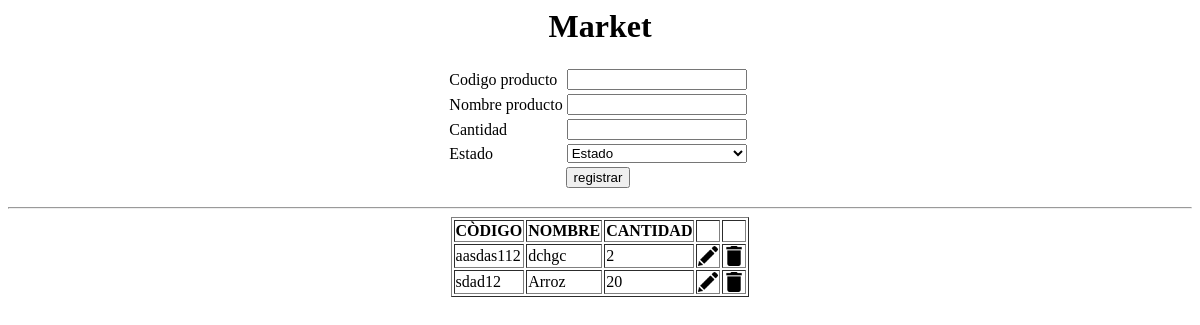
Before: / with the older database file.
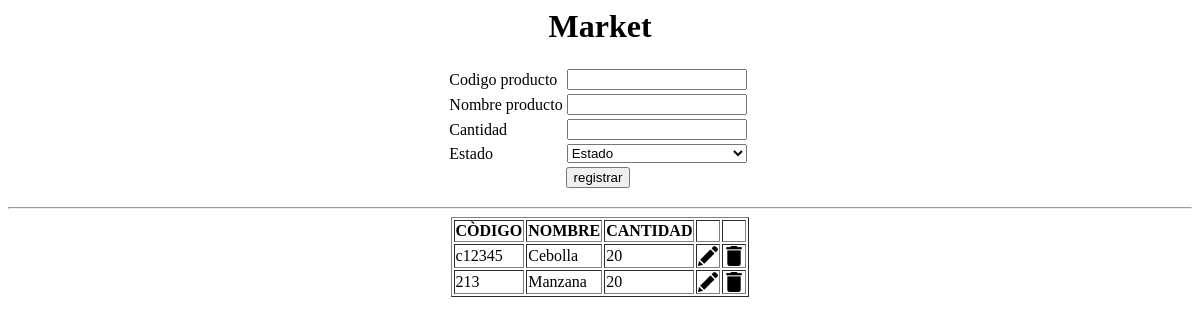
After: the same page with the newer database file.
### tables this page shows
CREATE TABLE `productos` (
  `id` int(11) NOT NULL,
  `nombre_prod` varchar(50) NOT NULL,
  `codigo_prod` varchar(10) NOT NULL,
  `cantidad` int(11) NOT NULL,
  `estado` tinyint(1) NOT NULL DEFAULT '1',
  `fecha_ingreso` timestamp NOT NULL DEFAULT CURRENT_TIMESTAMP
);

### index.php (the view, shortened to what this page needs)
<html>
	<head>
	</head>
	<body>
		<form name="form1" action="insert_prod.php" method="POST">
			<h1><center>Market</center></h1>
			<table align="center">
				<tr>
					<td>
						Codigo producto
					</td>
					<td>
						<input type="text" required name="codprod" style="width:180">
					<td>
				</tr>
				<tr>
					<td>
						Nombre producto
					</td>
					<td>
						<input type="text" required name="nomprod" style="width:180">
					<td>
				</tr>
				<tr>
					<td>
						Cantidad
					</td>
					<td>
						<input type="text" required name="cantprod" style="width:180" pattern="[0-9]+" title="Numeros">
					<td>
				</tr>
				<tr>
					<td>
						Estado
					</td>
					<td>
						<select required name="estprod" style="width:180">
							<option value="">Estado</option>
						</select>
					<td>
				</tr>
				<tr>
					<td colspan="2" align="center">
						<input type="submit" value="registrar">
					<td>
				</tr>
			</table>
		</form>
		<hr>
	</body>
</html>
<table border='1' align='center'>
	<tr>
		<th>CÒDIGO</th>
		<th>NOMBRE</th>
		<th>CANTIDAD</th>
		<th></th>
		<th></th>
	</tr>
<?php
	include ('database.php');
	$sql ="SELECT * FROM productos";
	$result = $conn->query($sql);
	if($result->num_rows >0){
		while($row = $result->fetch_assoc()){
			echo"<tr><td>".$row['codigo_prod']."</td>";
			echo"<td>".$row['nombre_prod']."</td>";
			echo"<td>".$row['cantidad']."</td>";
			echo"<td><img src='icons/edit.png' width='20'></td>";
			echo"<td><a href='deleteprod.php?cod=".$row['codigo_prod']."'><img src='icons/delete.png' width='20'></a></td></tr>";
		}
	}else{
		echo ":::No hay productos registrados:::";
	}
?>
</table>

Changed rows visible on the page:
removed productos: codigo_prod "aasdas112", nombre_prod "dchgc", cantidad "2"
removed productos: codigo_prod "sdad12", nombre_prod "Arroz", cantidad "20"
added productos: codigo_prod "c12345", nombre_prod "Cebolla", cantidad "20"
added productos: codigo_prod "213", nombre_prod "Manzana", cantidad "20"
